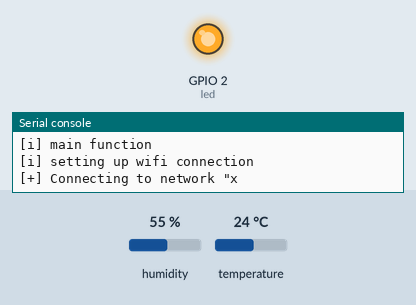
Recording of a program running on a simulated ESP8266 board running MicroPython. Shown: output pins drawn as LEDs (lit = HIGH, except the on-board LED, lit = LOW), the last lines printed to the serial console. The test bench sets the inputs (shaded band); at power-on: humidity 55 %, temperature 24 °C. WiFi joins after 1.5 s; no MQTT or app messages arrive unless stated; values from a settings file that is not in the repository are placeholders; deep sleep restarts the program when it ends; library files of the repository ran but are not shown: SHT30.py.

Above: at 0.8 s.
At 3.0 s:
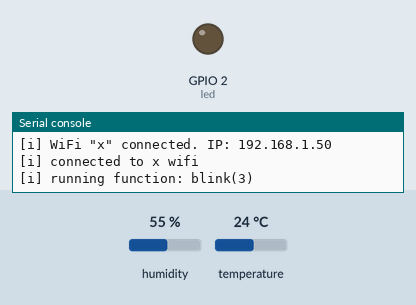
Timing chart, 0 to 6.0 s (numbered marks = the images above):
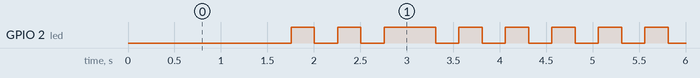

Measured:
- by itself, GPIO 2 (led): repeats every 4.6 s: LOW 0.25 s, HIGH 0.25 s, LOW 0.25 s, HIGH 0.55 s, 5 × (LOW 0.25 s, HIGH 0.25 s), LOW 0.56 s, HIGH 0.25 s
- by itself, everything shown: repeats every 9.2 s, in 32 steps

The program:

SHT30_mqtt_json_publish.py
```python
# --------------------------------------------------------------------------- embedded modules
print('\n[i] importing embedded modules')
import machine
from utime import sleep_ms
from ujson import dumps, loads
from umqtt.simple import MQTTClient

# -------------------------------------------------------------------------- personal modules
print('[i] reading in custom modules')
from config import *
from SHT30 import SHT30
from wifi import WiFi

# -------------------------------------------------------------------------- global variables
print('[i] assigning global variables')
DELTA_T = -4.2
DELTA_H = 16.6

# ---------------------------------------------------------------------------- help functions
def blink(number=3, duration=250):
    print('[i] running function: blink({0})'.format(number))
    led = machine.Pin(2, machine.Pin.OUT, value=1)
    for i in range(2 * number):
        led.value(not led.value())
        sleep_ms(duration)

# ----------------------------------------------------------------------------- main function
print('[i] main function')
rtc = machine.RTC()
rtc.irq(trigger=rtc.ALARM0, wake=machine.DEEPSLEEP)

print('[i] setting up wifi connection')
wifi = WiFi(WIFI_SSID, WIFI_PW)
if not wifi.isconnected():
    try:
        wifi.connect()
    except Exception:
        print('[-] wifi connection timeout, entering deep sleep')
        rtc.alarm(rtc.ALARM0, PUBLISH_DELAY)
        machine.deepsleep()
print('[i] connected to {0} wifi'.format(WIFI_SSID))
blink(3)

print('[i] setting up mqtt client')
mqtt = MQTTClient(MQTT_CLIENT_ID, MQTT_BROKER)
mqtt.connect()

sensor = SHT30()
sensor.set_delta(DELTA_T, DELTA_H)

print('[i] running measure and publish')
data = dict()
t, h = sensor.measure()
if isinstance(t, float) and isinstance(h, float):
    data['temperature'] = {'value': t, 'units': 'C'}
    data['humidity'] = {'value': h, 'units': '%'}
    mqtt.publish(TOPIC_OUT, dumps(data))
    blink(5)
else:
    print('[-] corrupted sensor measurement')

print('[+] entering deep sleep')
rtc.alarm(rtc.ALARM0, PUBLISH_DELAY)
machine.deepsleep()
```

wifi.py
```python
import network
from utime import sleep_ms

class WiFi:
    def __init__(self, ssid, password):
        self.__ssid = ssid
        self.__password = password
        self.__ap_if = network.WLAN(network.AP_IF)
        self.__sta_if = network.WLAN(network.STA_IF)

    def connect(self, timeout_ms=5000):
        self.__ap_if.active(False)
        self.__sta_if.active(True)
        print('[+] Connecting to network "{0}'.format(self.__ssid))
        self.__sta_if.connect(self.__ssid, self.__password)
        delay = 100
        for i in range(int(timeout_ms / delay)):
            sleep_ms(delay)
            if self.__sta_if.isconnected():
                print('[i] WiFi "{0}" connected. IP: {1}'.format(self.__ssid, self.ifconfig()[0]))
                return True
        raise Exception('[-] Problem connecting to {0}.'.format(self.__ssid))

    def disconnect(self):
        self.__sta_if.disconnect()

    def isconnected(self):
        return self.__sta_if.isconnected()

    def ifconfig(self):
        return self.__sta_if.ifconfig()
```
